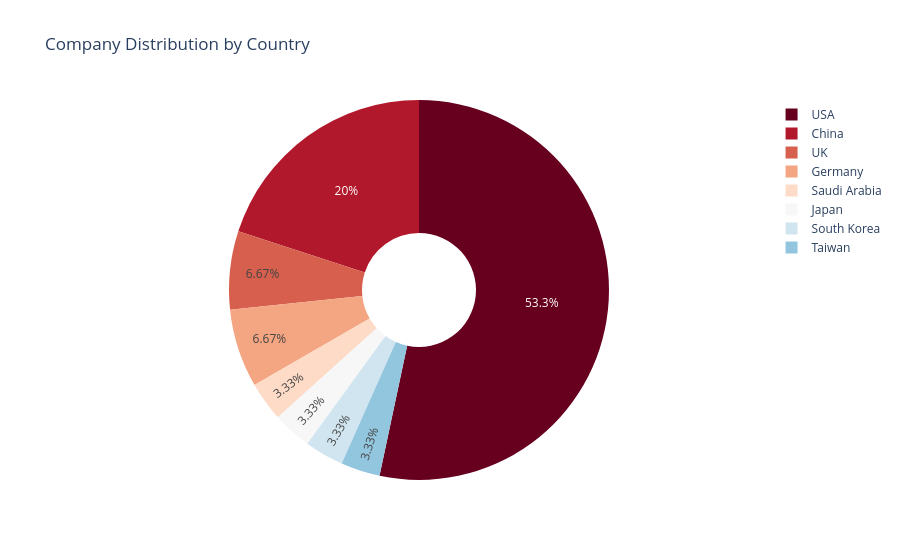
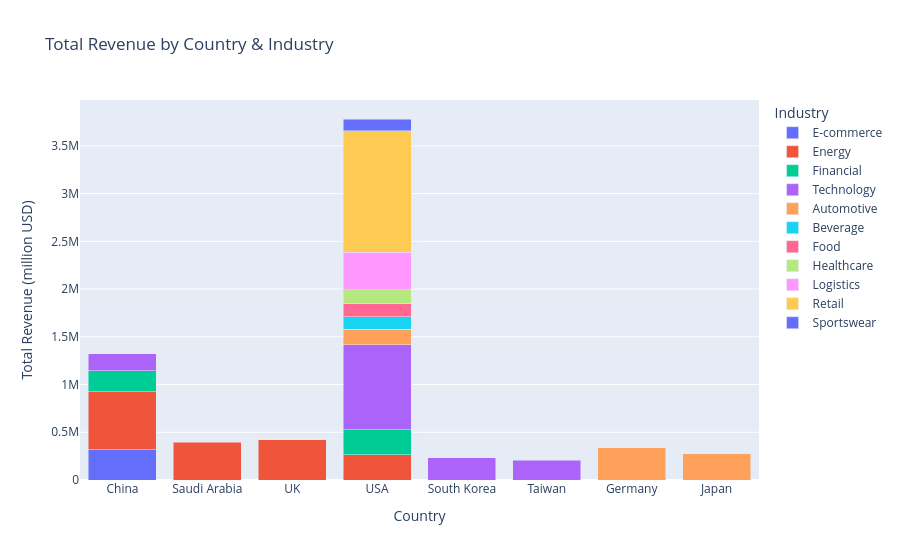

Write notebook code for charts like these, in order.
### Code cell
# %% [markdown]
# # Fortune 500 Data Analysis
# ## Global Top 500 Companies Dashboard

# %%
import pandas as pd
import matplotlib.pyplot as plt
import plotly.express as px

plt.rcParams["axes.unicode_minus"] = False

# %% [markdown]
# ## 1. Load Dataset
df = pd.read_csv("fortune_500_small.csv")
print("Dataset shape:", df.shape)

df

# %% [markdown]
# ## 2. Basic Data Information
print("===== Basic Information =====")
print(df.info())
print("\n===== Numerical Statistics =====")
print(df.describe())

# %% [markdown]
# ## 3. Filter Data by Industry & Country
selected_industry = df["Industry"].unique().tolist()
selected_country = df["Country"].unique().tolist()

df_filtered = df[(df["Industry"].isin(selected_industry)) & 
                 (df["Country"].isin(selected_country))]

print("Filtered records:", len(df_filtered))
df_filtered.head()

# %% [markdown]
# ## 4. Key Financial Statistics
total_companies = len(df_filtered)
avg_revenue = round(df_filtered["Revenue_m"].mean(), 2)
avg_profit = round(df_filtered["Profit_m"].mean(), 2)

print("===== Key Statistics =====")
print(f"Total Companies: {total_companies}")
print(f"Avg Revenue (million USD): {avg_revenue}")
print(f"Avg Profit (million USD): {avg_profit}")

# %% [markdown]
# ## 5. Revenue vs Profit Scatter Plot
plt.figure(figsize=(12, 6))
plt.scatter(df_filtered["Revenue_m"], df_filtered["Profit_m"], alpha=0.7, color="#1f77b4")
plt.xlabel("Revenue (million USD)")
plt.ylabel("Profit (million USD)")
plt.title("Revenue vs Profit Scatter Plot")
plt.grid(alpha=0.3)
plt.show()

# %% [markdown]
# ## 6. Average Profit by Industry
industry_profit = df_filtered.groupby("Industry")["Profit_m"].mean().sort_values(ascending=False)

plt.figure(figsize=(12, 6))
industry_profit.plot(kind="bar", color="skyblue")
plt.ylabel("Avg Profit (million USD)")
plt.title("Average Profit by Industry")
plt.xticks(rotation=45, ha="right")
plt.tight_layout()
plt.show()

# %% [markdown]
# ## 7. Company Distribution by Country (Pie Chart)
country_counts = df_filtered['Country'].value_counts()
fig = px.pie(
    values=country_counts.values,
    names=country_counts.index,
    title="Company Distribution by Country",
    hole=0.3,
    color_discrete_sequence=px.colors.sequential.RdBu
)
fig.show()

# %% [markdown]
# ## 8. Total Revenue by Country & Industry
country_industry = df_filtered.groupby(['Country', 'Industry'])['Revenue_m'].sum().reset_index()
fig = px.bar(
    country_industry,
    x='Country',
    y='Revenue_m',
    color='Industry',
    title="Total Revenue by Country & Industry",
    labels={'Revenue_m': 'Total Revenue (million USD)', 'Country': 'Country'},
    barmode='stack'
)
fig.show()

# %% [markdown]
# ## 9. Country Statistics
country_stats = df.groupby("Country").agg(
    Number_of_Companies=("Company", "count"),
    Average_Profit=("Profit_m", "mean")
).sort_values(by="Average_Profit", ascending=False)

country_stats

# %% [markdown]
# ## 10. Average Profit by Country
plt.figure(figsize=(12, 6))
country_stats["Average_Profit"].plot(kind="bar", color="lightgreen")
plt.title("Average Profit by Country")
plt.ylabel("Average Profit (million USD)")
plt.xticks(rotation=45, ha="right")
plt.tight_layout()
plt.show()

# %% [markdown]
# ## 11. Profit Margin Analysis
df["Profit_Margin"] = df["Profit_m"] / df["Revenue_m"] * 100
top_margin = df[["Company", "Profit_Margin"]].sort_values(by="Profit_Margin", ascending=False).head(10)

top_margin

# %% [markdown]
# ## 12. Top 10 Companies by Profit Margin
plt.figure(figsize=(12, 6))
plt.bar(top_margin["Company"], top_margin["Profit_Margin"], color='orange')
plt.title("Top 10 Companies by Profit Margin (%)")
plt.ylabel("Profit Margin (%)")
plt.xticks(rotation=45, ha="right")
plt.tight_layout()
plt.show()

# %% [markdown]
# ## 13. Top 5 Companies by Industry
selected_ind = df["Industry"].unique()[0]
print(f"Current Industry: {selected_ind}")

industry_data = df[df["Industry"] == selected_ind]
top5_companies = industry_data.nlargest(5, "Revenue_m")[["Company", "Revenue_m", "Profit_m"]]

top5_companies

# %% [markdown]
# ## 14. Top 5 Revenue in Selected Industry
plt.figure(figsize=(10, 5))
plt.bar(top5_companies["Company"], top5_companies["Revenue_m"], color='steelblue', alpha=0.7)
plt.title(f"Top 5 Companies by Revenue - {selected_ind}")
plt.ylabel("Revenue (million USD)")
plt.xticks(rotation=45, ha="right")
plt.tight_layout()
plt.show()

# %% [markdown]
# ## 15. Revenue vs Profit Comparison (Dual Chart)
fig, (ax1, ax2) = plt.subplots(1, 2, figsize=(14, 5))

ax1.bar(top5_companies["Company"], top5_companies["Revenue_m"], color='steelblue', alpha=0.7)
ax1.set_title("Revenue Comparison")
ax1.set_ylabel("Revenue (million USD)")
ax1.tick_params(axis='x', rotation=45)

ax2.bar(top5_companies["Company"], top5_companies["Profit_m"], color='coral', alpha=0.7)
ax2.set_title("Profit Comparison")
ax2.set_ylabel("Profit (million USD)")
ax2.tick_params(axis='x', rotation=45)

plt.tight_layout()
plt.show()

# %% [markdown]
# ## 16. Overall Data Summary
margin_min = round(df['Profit_Margin'].min(), 1)
margin_max = round(df['Profit_Margin'].max(), 1)
avg_margin = round(df['Profit_Margin'].mean(), 1)
top_country = country_stats.index[0]
top_country_profit = round(country_stats.iloc[0]["Average_Profit"], 1)
top_industry = df['Industry'].value_counts().index[0]

print("===== Overall Data Summary =====")
print(f"Profit Margin Range: {margin_min}% ~ {margin_max}%")
print(f"Average Profit Margin: {avg_margin}%")
print(f"Top Country by Avg Profit: {top_country} (${top_country_profit}M)")
print(f"Industry with Most Companies: {top_industry}")

# %% [markdown]
# ## 17. Advanced Filtering
margin_low = 0
margin_high = df['Profit_Margin'].max()
revenue_low = df['Revenue_m'].min()
revenue_high = df['Revenue_m'].max()

advanced_filtered = df[
    (df['Profit_Margin'] >= margin_low) & 
    (df['Profit_Margin'] <= margin_high) &
    (df['Revenue_m'] >= revenue_low) & 
    (df['Revenue_m'] <= revenue_high)
]

print(f"Companies after advanced filter: {len(advanced_filtered)}")
advanced_filtered.head(10)

# %% [markdown]
# ## 18. Filtered Results Summary
if len(advanced_filtered) > 0:
    filt_avg_rev = round(advanced_filtered['Revenue_m'].mean(), 1)
    filt_avg_pro = round(advanced_filtered['Profit_m'].mean(), 1)
    filt_avg_mar = round(advanced_filtered['Profit_Margin'].mean(), 1)

    print("===== Filtered Results Summary =====")
    print(f"Average Revenue: {filt_avg_rev} million USD")
    print(f"Average Profit: {filt_avg_pro} million USD")
    print(f"Average Profit Margin: {filt_avg_mar}%")

### Figure 1 — Plotly figure (JSON) as saved in the notebook; plotly's stock layout.template omitted (floating-point values rounded to 4 significant figures)
{"data": [{"domain": {"x": [0, 1], "y": [0, 1]}, "hole": 0.3, "hovertemplate": "label=%{label}<br>value=%{value}<extra></extra>", "labels": ["USA", "China", "UK", "Germany", "Saudi Arabia", "Japan", "South Korea", "Taiwan"], "legendgroup": "", "name": "", "showlegend": true, "type": "pie", "values": [16, 6, 2, 2, 1, 1, 1, 1]}], "layout": {"legend": {"tracegroupgap": 0}, "piecolorway": ["rgb(103,0,31)", "rgb(178,24,43)", "rgb(214,96,77)", "rgb(244,165,130)", "rgb(253,219,199)", "rgb(247,247,247)", "rgb(209,229,240)", "rgb(146,197,222)", "rgb(67,147,195)", "rgb(33,102,172)", "rgb(5,48,97)"], "title": {"text": "Company Distribution by Country"}}}

### Figure 2 — Plotly figure (JSON) as saved in the notebook; plotly's stock layout.template omitted (floating-point values rounded to 4 significant figures)
{"data": [{"hovertemplate": "Industry=E-commerce<br>Country=%{x}<br>Total Revenue (million USD)=%{y}<extra></extra>", "legendgroup": "E-commerce", "marker": {"color": "#636efa", "pattern": {"shape": ""}}, "name": "E-commerce", "orientation": "v", "showlegend": true, "textposition": "auto", "type": "bar", "x": ["China"], "xaxis": "x", "y": [315261], "yaxis": "y"}, {"hovertemplate": "Industry=Energy<br>Country=%{x}<br>Total Revenue (million USD)=%{y}<extra></extra>", "legendgroup": "Energy", "marker": {"color": "#EF553B", "pattern": {"shape": ""}}, "name": "Energy", "orientation": "v", "showlegend": true, "textposition": "auto", "type": "bar", "x": ["China", "Saudi Arabia", "UK", "USA"], "xaxis": "x", "y": [611760, 394591, 423457, 264938], "yaxis": "y"}, {"hovertemplate": "Industry=Financial<br>Country=%{x}<br>Total Revenue (million USD)=%{y}<extra></extra>", "legendgroup": "Financial", "marker": {"color": "#00cc96", "pattern": {"shape": ""}}, "name": "Financial", "orientation": "v", "showlegend": true, "textposition": "auto", "type": "bar", "x": ["China", "USA"], "xaxis": "x", "y": [214861, 261536], "yaxis": "y"}, {"hovertemplate": "Industry=Technology<br>Country=%{x}<br>Total Revenue (million USD)=%{y}<extra></extra>", "legendgroup": "Technology", "marker": {"color": "#ab63fa", "pattern": {"shape": ""}}, "name": "Technology", "orientation": "v", "showlegend": true, "textposition": "auto", "type": "bar", "x": ["China", "South Korea", "Taiwan", "USA"], "xaxis": "x", "y": [182325, 234687, 207101, 888044], "yaxis": "y"}, {"hovertemplate": "Industry=Automotive<br>Country=%{x}<br>Total Revenue (million USD)=%{y}<extra></extra>", "legendgroup": "Automotive", "marker": {"color": "#FFA15A", "pattern": {"shape": ""}}, "name": "Automotive", "orientation": "v", "showlegend": true, "textposition": "auto", "type": "bar", "x": ["Germany", "Japan", "USA"], "xaxis": "x", "y": [336906, 274517, 166389], "yaxis": "y"}, {"hovertemplate": "Industry=Beverage<br>Country=%{x}<br>Total Revenue (million USD)=%{y}<extra></extra>", "legendgroup": "Beverage", "marker": {"color": "#19d3f3", "pattern": {"shape": ""}}, "name": "Beverage", "orientation": "v", "showlegend": true, "textposition": "auto", "type": "bar", "x": ["USA"], "xaxis": "x", "y": [129125], "yaxis": "y"}, {"hovertemplate": "Industry=Food<br>Country=%{x}<br>Total Revenue (million USD)=%{y}<extra></extra>", "legendgroup": "Food", "marker": {"color": "#FF6692", "pattern": {"shape": ""}}, "name": "Food", "orientation": "v", "showlegend": true, "textposition": "auto", "type": "bar", "x": ["USA"], "xaxis": "x", "y": [136131], "yaxis": "y"}, {"hovertemplate": "Industry=Healthcare<br>Country=%{x}<br>Total Revenue (million USD)=%{y}<extra></extra>", "legendgroup": "Healthcare", "marker": {"color": "#B6E880", "pattern": {"shape": ""}}, "name": "Healthcare", "orientation": "v", "showlegend": true, "textposition": "auto", "type": "bar", "x": ["USA"], "xaxis": "x", "y": [147094], "yaxis": "y"}, {"hovertemplate": "Industry=Logistics<br>Country=%{x}<br>Total Revenue (million USD)=%{y}<extra></extra>", "legendgroup": "Logistics", "marker": {"color": "#FF97FF", "pattern": {"shape": ""}}, "name": "Logistics", "orientation": "v", "showlegend": true, "textposition": "auto", "type": "bar", "x": ["USA"], "xaxis": "x", "y": [389958], "yaxis": "y"}, {"hovertemplate": "Industry=Retail<br>Country=%{x}<br>Total Revenue (million USD)=%{y}<extra></extra>", "legendgroup": "Retail", "marker": {"color": "#FECB52", "pattern": {"shape": ""}}, "name": "Retail", "orientation": "v", "showlegend": true, "textposition": "auto", "type": "bar", "x": ["USA"], "xaxis": "x", "y": [1273903], "yaxis": "y"}, {"hovertemplate": "Industry=Sportswear<br>Country=%{x}<br>Total Revenue (million USD)=%{y}<extra></extra>", "legendgroup": "Sportswear", "marker": {"color": "#636efa", "pattern": {"shape": ""}}, "name": "Sportswear", "orientation": "v", "showlegend": true, "textposition": "auto", "type": "bar", "x": ["USA"], "xaxis": "x", "y": [124314], "yaxis": "y"}], "layout": {"barmode": "stack", "legend": {"title": {"text": "Industry"}, "tracegroupgap": 0}, "title": {"text": "Total Revenue by Country & Industry"}, "xaxis": {"anchor": "y", "domain": [0, 1], "title": {"text": "Country"}}, "yaxis": {"anchor": "x", "domain": [0, 1], "title": {"text": "Total Revenue (million USD)"}}}}
